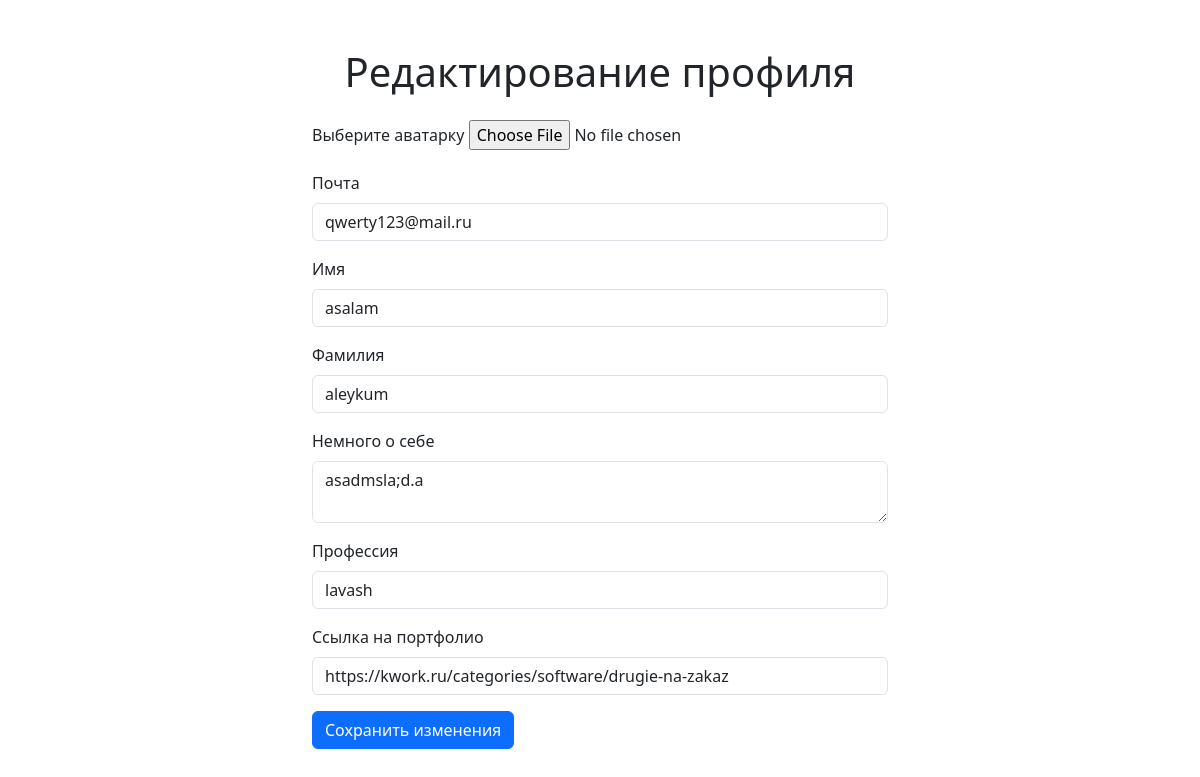
The page /edit_profile/9 (signed in) on the database its author committed.
### data/user.py (models this page shows, shortened)
class User(SqlAlchemyBase, UserMixin):
    __tablename__ = 'users'
    id = sqlalchemy.Column(sqlalchemy.Integer,
                           primary_key=True, autoincrement=True)
    name = sqlalchemy.Column(sqlalchemy.String, nullable=True)
    surname = sqlalchemy.Column(sqlalchemy.String, nullable=True)
    profession = sqlalchemy.Column(sqlalchemy.String, nullable=True)
    portfolio_link = sqlalchemy.Column(sqlalchemy.String, nullable=True)
    about = sqlalchemy.Column(sqlalchemy.String, nullable=True)
    email = sqlalchemy.Column(sqlalchemy.String,
                              index=True, unique=True, nullable=True)
    hashed_password = sqlalchemy.Column(sqlalchemy.String, nullable=True)
    created_date = sqlalchemy.Column(sqlalchemy.DateTime,
                                     default=datetime.datetime.now)
    role = sqlalchemy.Column(sqlalchemy.String, nullable=True)
    avatar_path = sqlalchemy.Column(sqlalchemy.String, nullable=True)

### main.py (the view, shortened to what this page needs)
@app.route('/edit_profile/<int:id>', methods=['GET', 'POST'])
@login_required
def edit_profile(id):
    role = current_user.role
    if role == 'customer':
        form = RegisterForm()
    else:
        form = ExecutorRegistrationForm()
    if request.method == "GET":
        db_sess = db_session.create_session()
        user = db_sess.query(User).get(id)
        if not user or user != current_user:
            abort(403)
        if user:
            form.email.data = user.email
            form.name.data = user.name
            form.surname.data = user.surname
            form.about.data = user.about
            if role == 'executor':
                form.profession.data = user.profession
                form.portfolio_link.data = user.portfolio_link
            form.avatar.data = user.avatar_path
        else:
            abort(404)
    return render_template('edit_profile.html',
                           title='Редактирование профиля',
                           form=form,
                           role=role
                           )

### data/registration_form.py
class ExecutorRegistrationForm(RegisterForm):
    portfolio_link = StringField('Ссылка на портфолио', validators=[DataRequired()])
    profession = StringField('Профессия', validators=[DataRequired()])

### data/db_session.py (called while the page is built)
def create_session() -> Session:
    global __factory
    return __factory()

### main.py (called while the page is built)
@login_manager.user_loader
def load_user(user_id):
    db_sess = db_session.create_session()
    return db_sess.query(User).get(user_id)

### templates/edit_profile.html (shortened to what this page needs)
<!DOCTYPE html>
<html lang="ru">
<head>
    <link href="https://cdn.jsdelivr.net/npm/bootstrap@5.3.0-alpha1/dist/css/bootstrap.min.css" rel="stylesheet">
</head>
<body>
<div class="container mt-5 w-50">
    <h1 class="text-center mb-4">Редактирование профиля</h1>
    <form action="" method="post" enctype="multipart/form-data">
        <div class="mb-3">
            {{ form.avatar.label(class="form-label") }}
            {{ form.avatar(class="form-control-file") }}
        </div>
        <div class="mb-3">
            {{ form.email.label(class="form-label") }}
            {{ form.email(class="form-control", type="email") }}
        </div>
        <div class="mb-3">
            {{ form.name.label(class="form-label") }}
            {{ form.name(class="form-control") }}
        </div>
        <div class="mb-3">
            {{ form.surname.label(class="form-label") }}
            {{ form.surname(class="form-control") }}
        </div>
        <div class="mb-3">
            {{ form.about.label(class="form-label") }}
            {{ form.about(class="form-control") }}
        </div>
        {% if role == 'executor' %}
            <div class="mb-3">
                {{ form.profession.label(class="form-label") }}
                {{ form.profession(class="form-control") }}
            </div>
            <div class="mb-3">
                {{ form.portfolio_link.label(class="form-label") }}
                {{ form.portfolio_link(class="form-control") }}
            </div>
        {% endif %}
        <button type="submit" class="btn btn-primary">Сохранить изменения</button>
    </form>
</div>
</body>
</html>

### rows shown on the page
User: email "qwerty123@mail.ru", name "asalam", surname "aleykum", about "asadmsla;d.a", profession "lavash", portfolio_link "https://kwork.ru/categories/software/drugie-na-zakaz"
